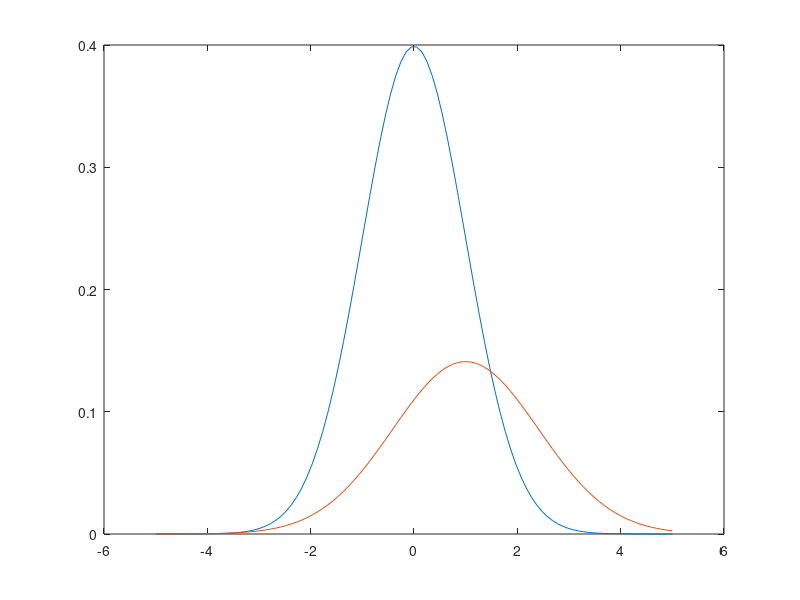

The MATLAB source for this figure:
clear all;
close all;

x = linspace(-5,5);
y1 = 1/(2*pi)^(1/2)*exp(-(x.^2)/2);
y2 = 1/(2*(2*pi^(1/2)))*exp(-(x-1).^2/(2*2));
plot(x,y1,x,y2)

%min_error = integral(y2,-Inf,0.8586)+integral(y1,0.8586,Inf);